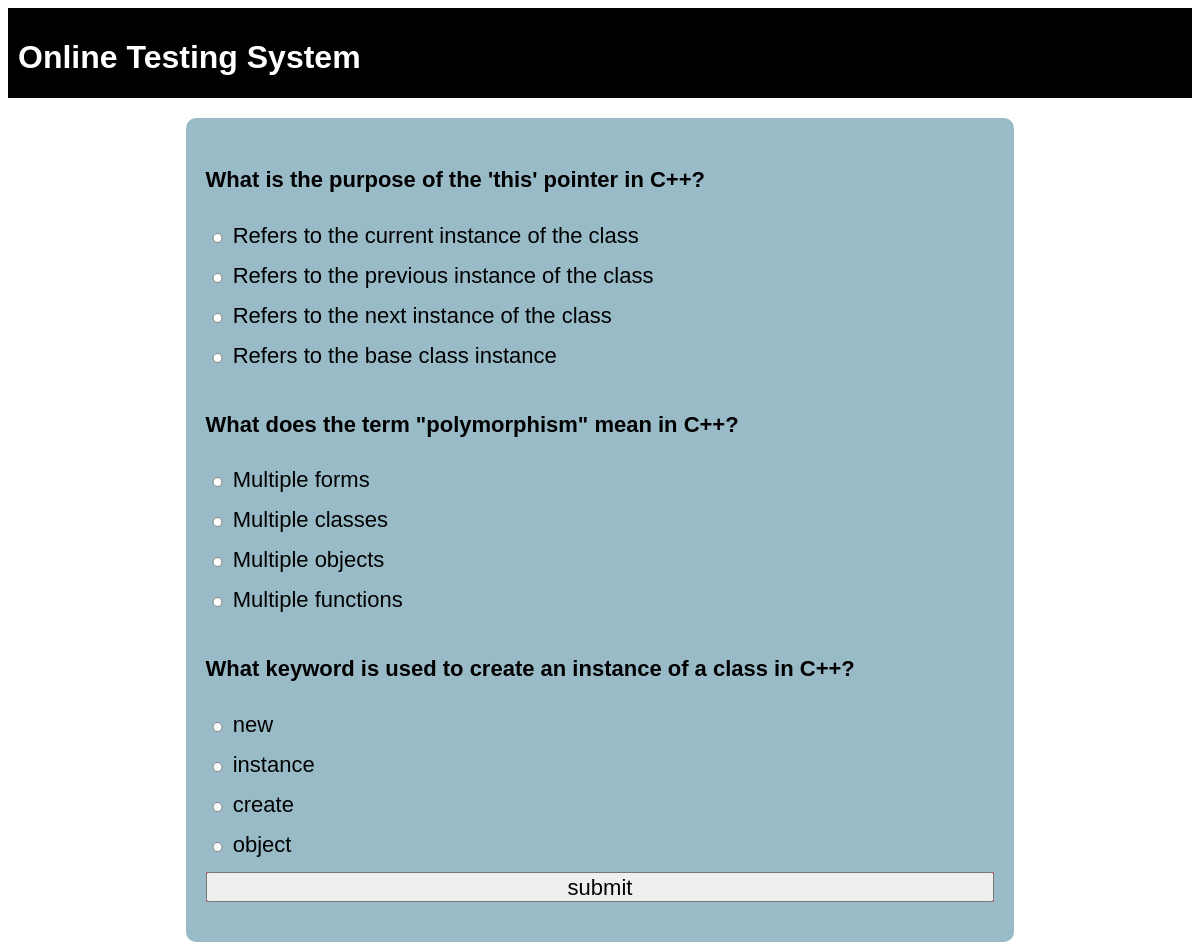
Page /OTS/test-papper?n=3 on the committed database.
### OTS/models.py (models this page shows)
class Question(models.Model):
    qid=models.BigAutoField(primary_key=True,auto_created=True)
    que=models.TextField()
    a=models.CharField(max_length=255)
    b=models.CharField(max_length=255)
    c=models.CharField(max_length=255)
    d=models.CharField(max_length=255)
    ans=models.CharField(max_length=2)

### OTS/views.py (the view)
# urls.py: path('test-papper',Testpapper,name="testpapper"),
def Testpapper(request):
    if 'name' not in request.session.keys():
        res=HttpResponseRedirect("login")
    n=int(request.GET['n'])
    questions_pool=list(Question.objects.all())
    random.shuffle(questions_pool)
    question_list=questions_pool[:n]
    context={'questions':question_list}
    res=render(request,'testpapper.html',context)
    return res

### OTS/templates/testpapper.html (shortened to what this page needs)
{% extends 'main.html' %}
{% block content%}
<form action="{% url 'OTS:calculatetest' %}" method="post">
    {% for question in questions%}
    <div class="question">
        <h4>  <input type="hidden" name="qno{{question.qid}}" value="{{question.qid}}">
          {{question.que}}
        </h4>
    </div>
    <div class="options"><input type="radio" name="q{{question.qid}}" value="a"> {{question.a}} </div>
    <div class="options"><input type="radio" name="q{{question.qid}}" value="b"> {{question.b}} </div>
    <div class="options"><input type="radio" name="q{{question.qid}}" value="c"> {{question.c}} </div>
    <div class="options"><input type="radio" name="q{{question.qid}}" value="d"> {{question.d}} </div>
    {%endfor%}
  <div id="abc">
    <input type="submit" value="submit">
  </div>
</form>
{%endblock%}

### OTS/static/theme.css (style rules this page uses)
* { font-family:'Gill Sans', 'Gill Sans MT', Calibri, 'Trebuchet MS', sans-serif; }

### OTS/static/formstyle.css (style rules this page uses)
form { box-sizing:border-box; padding:20px; border-radius:10px; background-color:rgb(153, 186, 199); display:table; width:100%; color:white; }
input { display:block; width:100%; margin-bottom:20px; height:30px; font-size:22px; }
.question { color:black; font-size:22px; margin-bottom:20px; }
.options { font-size:22px; color:black; }
.options input { display:inline; width:fit-content; height:10px; }

### OTS/static/buttonstyle.css (style rules this page uses)
#abc { background-color:#F64C72 }

### rows in the picture
Question: que "What is the purpose of the 'this' pointer in C++?", a "Refers to the current instance of the class", b "Refers to the previous instance of the class", c "Refers to the next instance of the class", d "Refers to the base class instance"
Question: que "What does the term \"polymorphism\" mean in C++?", a "Multiple forms", b "Multiple classes", c "Multiple objects", d "Multiple functions"
Question: que "What keyword is used to create an instance of a class in C++?", a "new", b "instance", c "create", d "object"
